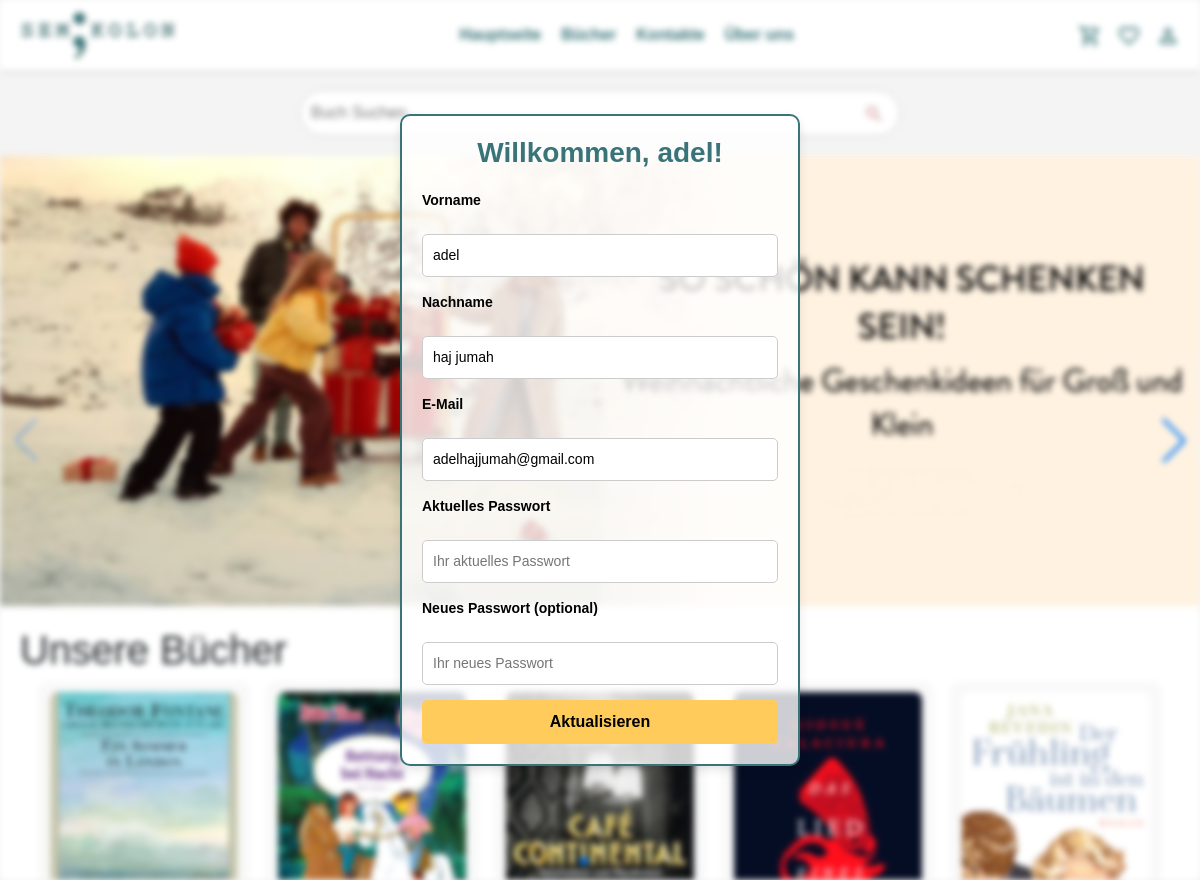
The app's page /profile.php (signed in) with its own data.
### tables this page shows
CREATE TABLE `buecher` (
  `BuchID` int(11) NOT NULL,
  `Titel` varchar(255) DEFAULT NULL,
  `Bild` varchar(255) DEFAULT NULL,
  `Beschreibung` text DEFAULT NULL,
  `Autor` varchar(100) DEFAULT NULL,
  `Veroeffentlichungsdatum` date DEFAULT NULL,
  `Preis` decimal(10,2) DEFAULT NULL
);

CREATE TABLE `kunden` (
  `KundenID` int(11) NOT NULL,
  `Vorname` varchar(50) DEFAULT NULL,
  `Nachname` varchar(50) DEFAULT NULL,
  `Email` varchar(100) DEFAULT NULL,
  `Passwort` varchar(100) DEFAULT NULL,
  `Registrierdatum` date DEFAULT NULL
);

### index.php (the view, shortened to what this page needs)
<?php
$servername = "localhost";
$username = "root";
$password = "";
$dbname = "bibliothek";
$conn = new mysqli($servername, $username, $password, $dbname);
?>
<!DOCTYPE html>
<html lang="de">
<head>
    <link rel="stylesheet" href="bücher.css">
</head>
<body>
    <div class="section" id="section-our-books">
        <h1>Unsere Bücher</h1>
        <div class="gallery" id="unsere-buecher">
            <?php
            $sql = "SELECT BuchID, Titel, Beschreibung, Preis, Bild FROM buecher LIMIT 8";
            $result = $conn->query($sql);
            if ($result->num_rows > 0) {
                while ($row = $result->fetch_assoc()) {
                    $bild = !empty($row['Bild']) ? 'bilder/' . htmlspecialchars($row['Bild']) : 'bilder/platzhalter.jpg';
                    $buchId = $row['BuchID'];
                    echo '
                    <div class="gallery-item"
                    data-id="' . $buchId . '"
                    data-description="' . htmlspecialchars($row['Beschreibung']) . '"
                    data-price="' . number_format($row['Preis'], 2) . '">
                    <img src="' . $bild . '" alt="' . htmlspecialchars($row['Titel']) . '">
                    <p>' . htmlspecialchars($row['Titel']) . '</p>
                    <p><strong>€' . number_format($row['Preis'], 2) . '</strong></p>
                    <div class="buttons">
                        <button class="favorite-btn">
                        <span class="heart">🤍</span>
                        </button>
                        <button class="cart-btn">🛒</button>
                    </div>
                </div>';
                }
            } else {
                echo '<p>Keine Bücher gefunden!</p>';
            }
            ?>
        </div>
    </div>
</body>
</html>

### profile.php (shortened to what this page needs)
<?php
$conn = new mysqli("localhost", "root", "", "bibliothek");
$user_id = $_SESSION['user_id'];
$stmt = $conn->prepare("SELECT Vorname, Nachname, Email, Passwort FROM kunden WHERE KundenID = ?");
$stmt->bind_param("i", $user_id);
$stmt->execute();
$result = $stmt->get_result();
if ($result->num_rows > 0) {
    $user = $result->fetch_assoc();
} else {
    echo "Benutzer nicht gefunden!";
    exit;
}
?>
<!DOCTYPE html>
<html lang="de">
<head>
    <link rel="stylesheet" href="register_anmeldung.css">
</head>
<body class="page profile-page">
     <div class="background-header">
        <?php include "hauptseite.php"; ?>
    </div>
    <div class="form-container">
        <h1 class="form-title">Willkommen, <?php echo htmlspecialchars($user['Vorname']); ?>!</h1>
        <form class="form" method="POST" action="">
            <label class="form-label" for="firstname">Vorname</label>
            <input class="form-input" type="text" name="firstname" id="firstname" value="<?php echo htmlspecialchars($user['Vorname']); ?>" required>
            <label class="form-label" for="lastname">Nachname</label>
            <input class="form-input" type="text" name="lastname" id="lastname" value="<?php echo htmlspecialchars($user['Nachname']); ?>" required>
            <label class="form-label" for="email">E-Mail</label>
            <input class="form-input" type="email" name="email" id="email" value="<?php echo htmlspecialchars($user['Email']); ?>" required>
            <label class="form-label" for="current_password">Aktuelles Passwort</label>
            <input class="form-input" type="password" name="current_password" id="current_password" placeholder="Ihr aktuelles Passwort">
            <label class="form-label" for="new_password">Neues Passwort (optional)</label>
            <input class="form-input" type="password" name="new_password" id="new_password" placeholder="Ihr neues Passwort">
            <button class="form-button" type="submit">Aktualisieren</button>
        </form>
    </div>
</body>
</html>

### register_anmeldung.css (style rules this page uses)
body { margin: 0; padding: 0; font-family: Arial, sans-serif; overflow: hidden; display: flex; justify-content: center; align-items: center; flex-direction: column; height: 110vh; overflow-y: auto; }
.background-header { position: absolute; top: 0; left: 0; width: 100%; height: 100%; z-index: 1; filter: blur(3px); overflow: hidden; }
.form-container { position: relative; z-index: 2; background-color: rgba(255, 255, 255, 0.8); border: 2px solid #387478; border-radius: 10px; max-width: 400px; width: 100%; padding: 20px; margin: 10% auto; box-shadow: 0 4px 10px rgba(0, 0, 0, 0.1); }
.form-title { font-size: 24px; font-weight: bold; margin-bottom: 20px; text-align: center; }
.form { display: flex; flex-direction: column; gap: 15px; }
.form-label { font-size: 14px; font-weight: bold; color: #000000; }
.form-input { padding: 10px; font-size: 14px; border: 1px solid #CCCCCC; border-radius: 5px; transition: border-color 0.3s ease; }
.form-title { font-size: 28px; font-weight: bold; text-align: center; color: #387478; margin-bottom: 20px; animation: fadeIn 1s ease-in-out; }
.form-button { padding: 10px; font-size: 16px; background-color: #FFCC5C; color: #000000; font-weight: bold; border: none; border-radius: 5px; cursor: pointer; transition: background-color 0.3s ease, transform 0.2s ease; }

### bücher.css (style rules this page uses)
body { font-family: Arial, sans-serif; margin: 0; padding: 0; background-color: #f4f4f4; }
.section { padding: 20px; background-color: #fff; margin: 0; width: 100%; max-width: none; border-radius: 0; box-shadow: none; }
.gallery { display: grid; grid-template-columns: repeat(auto-fill, minmax(200px, 1fr)); gap: 20px; max-width: 100%; margin: 0 auto; padding: 0 20px; }
.gallery-item { text-align: center; padding: 10px; background-color: #f9f9f9; border-radius: 8px; box-shadow: 0 1px 3px rgba(0, 0, 0, 0.1); }
.gallery-item img { max-width: 100%; height: auto; border-radius: 8px; }

### records on screen
buecher: Bild (picture)
buecher: Bild (picture)
buecher: Bild (picture)
buecher: Bild (picture)
buecher: Bild (picture)
kunden: Vorname "adel", firstname "adel", lastname "haj jumah", email "adelhajjumah@gmail.com"
